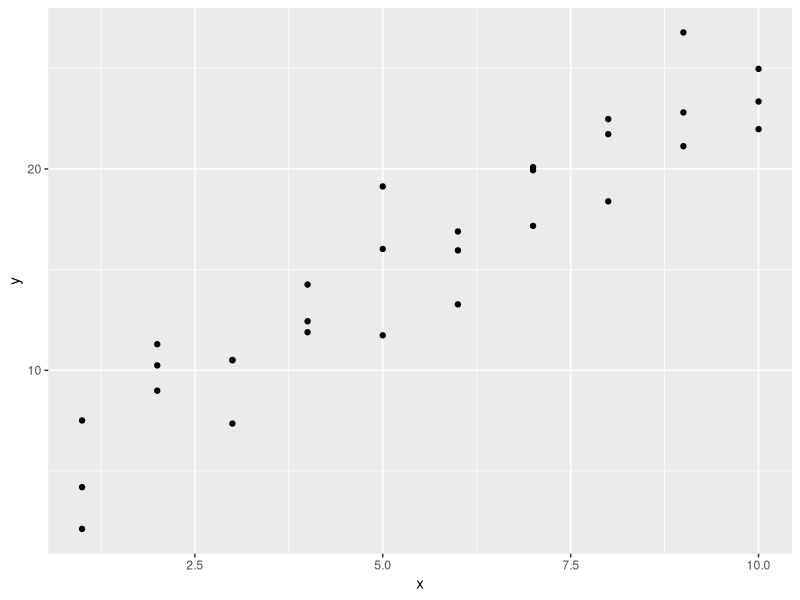
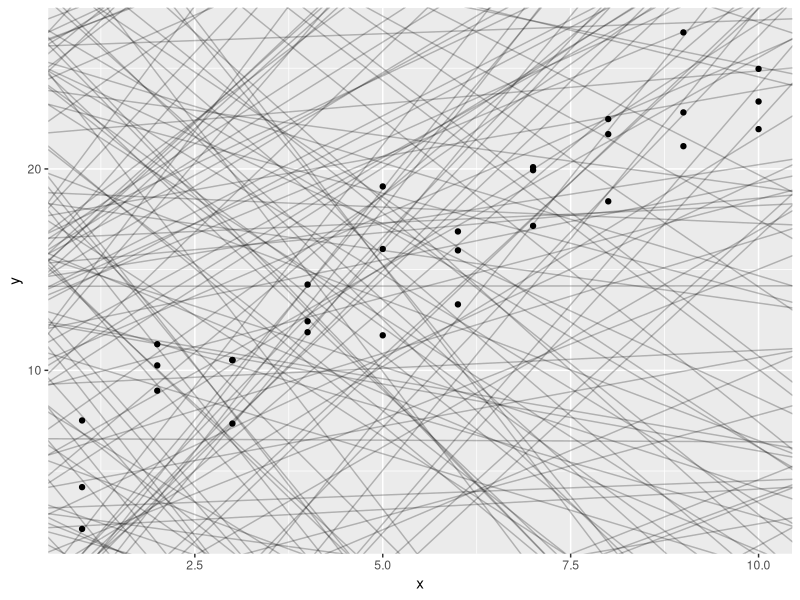
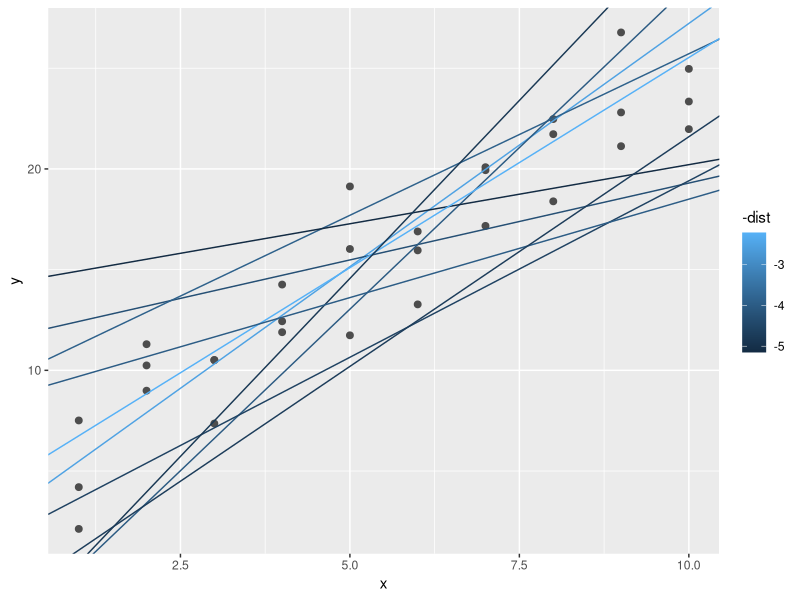
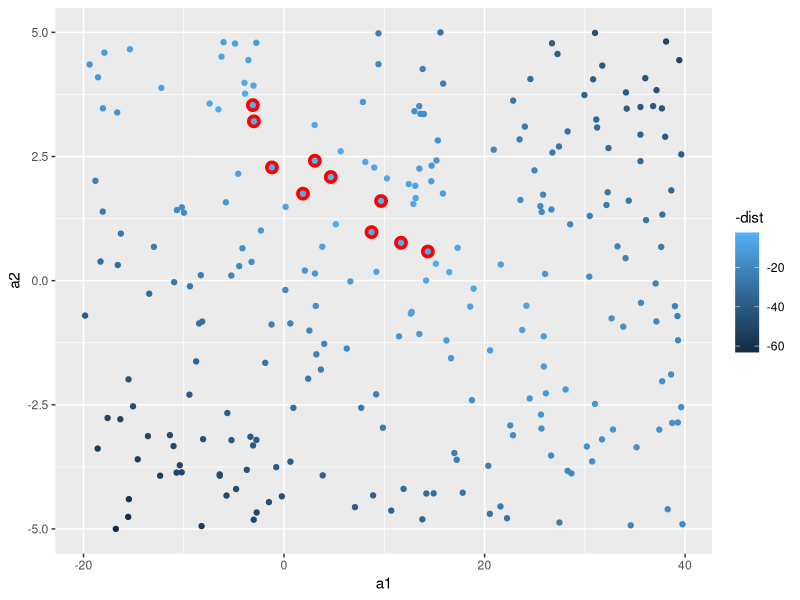
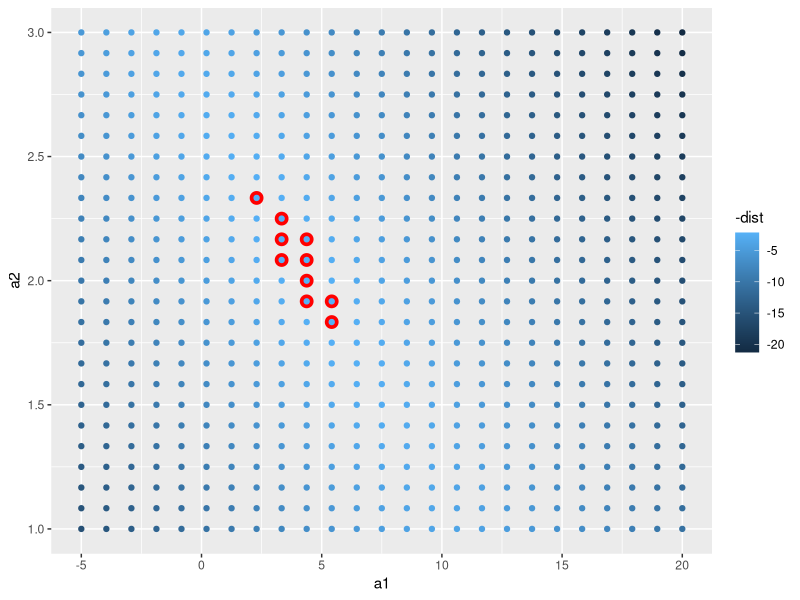
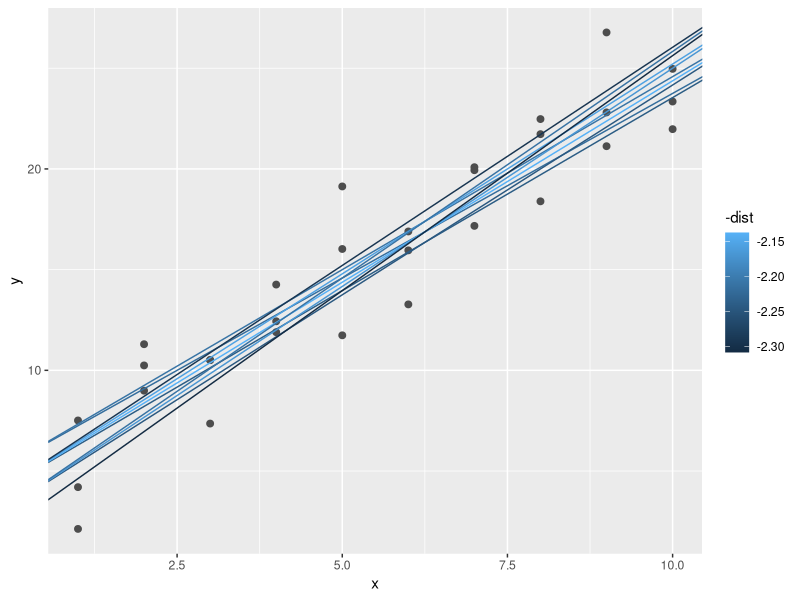
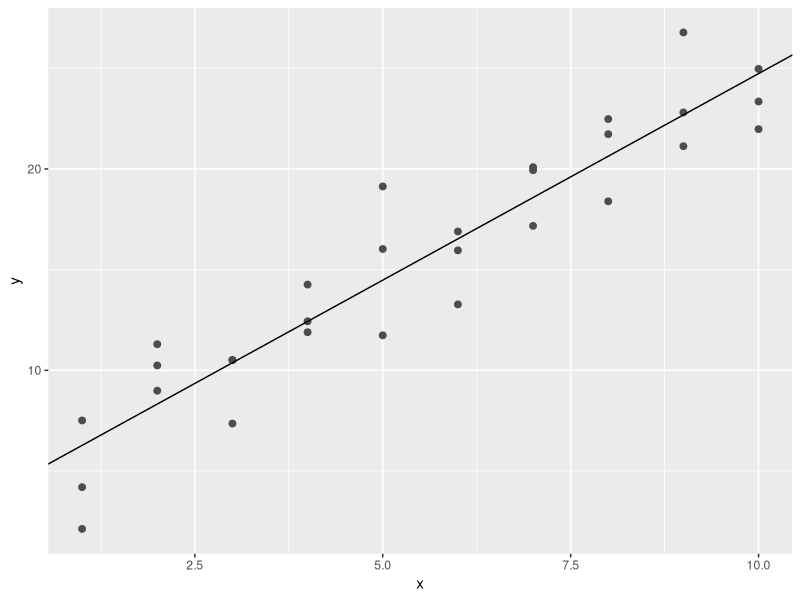
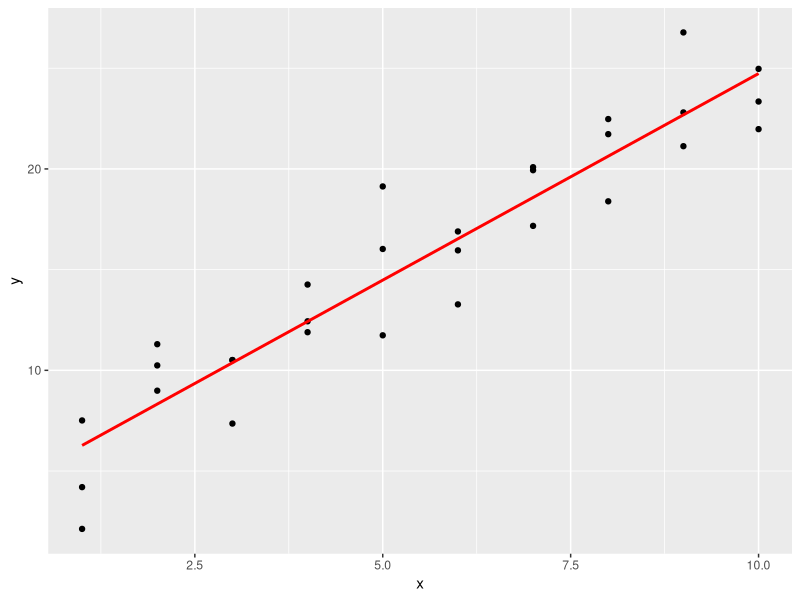

These charts were generated, in order, by the following R code:
## ---- chunk 1
knitr::opts_chunk$set(echo = TRUE,
                       warning = FALSE, message = FALSE)
## ---- chunk 2
library(tidyverse)
library(modelr)
options(na.action = na.warn)
## ---- chunk 3
ggplot(sim1, aes(x, y)) +
  geom_point()
## ---- chunk 4
models <- tibble(
  a1 = runif(250, -20, 40),
  a2 = runif(250, -5, 5)
)
## ---- chunk 5
ggplot(sim1, aes(x, y)) +
  geom_abline(
    aes(intercept = a1, slope = a2),
    data = models, alpha = 1/4
  ) +
  geom_point()
## ---- chunk 6
model1 <- function(a, data) {
  a[1] + data$x * a[2]
}
## ---- chunk 7
model1(c(7, 1.5), sim1)
## ---- chunk 8
measure_distance <- function(mod, data) {
  diff <- data$y - model1(mod, data)
  sqrt(mean(diff ^ 2))
}
## ---- chunk 9
measure_distance(c(7, 1.5), sim1)
## ---- chunk 10
sim1_dist <- function(a1, a2) {
  measure_distance(c(a1, a2), sim1)
}
## ---- chunk 11
models <- models %>%
  mutate(dist = purrr::map2_dbl(a1, a2, sim1_dist))
## ---- chunk 12
models
## ---- chunk 13
ggplot(sim1, aes(x, y)) +
  geom_point(size = 2, color = "grey30") +
  geom_abline(
    aes(intercept = a1, slope = a2, color = -dist),
    data = filter(models, rank(dist) <= 10)
  )
## ---- chunk 14
ggplot(models, aes(a1, a2)) +
  geom_point(
    data = filter(models, rank(dist) <= 10),
    size = 4, color = "red"
  ) + 
  geom_point(aes(colour = -dist))
## ---- chunk 15
grid <- expand.grid(
  a1 = seq(-5, 20, length = 25),
  a2 = seq(1, 3, length = 25)
) %>%
  mutate(dist = purrr::map2_dbl(a1, a2, sim1_dist))
## ---- chunk 16
grid %>%
  ggplot(aes(a1, a2)) +
  geom_point(
    data = filter(grid, rank(dist) <= 10),
    size = 4, colour = "red"
  ) +
  geom_point(aes(color = -dist))
## ---- chunk 17
ggplot(sim1, aes(x, y)) +
  geom_point(size = 2, color = "grey30") +
  geom_abline(
    aes(intercept = a1, slope = a2, color = -dist),
    data = filter(grid, rank(dist) <= 10)
  )
## ---- chunk 18
best <- optim(c(0, 0), measure_distance, data = sim1)
## ---- chunk 19
best$par
## ---- chunk 20
ggplot(sim1, aes(x, y)) +
  geom_point(size = 2, color = "grey30") +
  geom_abline(intercept = best$par[1], slope = best$par[2])
## ---- chunk 21
sim1_mod <- lm(y ~ x, data = sim1)
## ---- chunk 22
coef(sim1_mod)
## ---- chunk 23
grid <- sim1 %>%
  data_grid(x)
## ---- chunk 24
grid
## ---- chunk 25
grid <- grid %>%
  add_predictions(sim1_mod)
## ---- chunk 26
grid
## ---- chunk 27
ggplot(sim1, aes(x)) +
  geom_point(aes(y = y)) +
  geom_line(
    aes(y = pred),
    data = grid,
    colour = "red",
    size = 1
  )
## ---- chunk 28
sim1 <- sim1 %>%
  add_residuals(sim1_mod)
## ---- chunk 29
sim1
## ---- chunk 30
ggplot(sim1, aes(resid)) +
  geom_freqpoly(binwidth = 0.5)
## ---- chunk 31
ggplot(sim1, aes(x, resid)) +
  geom_ref_line(h = 0) +
  geom_point()
## ---- chunk 32
df <- tribble(
  ~y, ~x1, ~x2,
  4,2,5,
  5,1,6
)
## ---- chunk 33
model_matrix(df, y ~ x1)
## ---- chunk 34
model_matrix(df, y ~ x1 - 1)
## ---- chunk 35
model_matrix(df, y ~ x1 + x2)
## ---- chunk 36
df <- tribble(
  ~ sex, ~ response,
  "male", 1,
  "female", 2,
  "male", 1
)
## ---- chunk 37
model_matrix(df, response ~ sex)
## ---- chunk 38
ggplot(sim2) +
  geom_point(aes(x, y))
## ---- chunk 39
mod2 <- lm(y ~ x, data = sim2)
## ---- chunk 40
grid <- sim2 %>%
  data_grid(x) %>%
  add_predictions(mod2)
## ---- chunk 41
grid
## ---- chunk 42
ggplot(sim2, aes(x)) +
  geom_point(aes(y = y)) +
  geom_point(
    data = grid,
    aes(y = pred),
    color = "red",
    size=4 
  )
## ---- chunk 43
ggplot(sim3, aes(x1, y)) +
  geom_point(aes(color = x2))
## ---- chunk 44
mod1 <- lm(y ~ x1 + x2, data = sim3)
## ---- chunk 45
mod2 <- lm(y ~ x1 * x2, data = sim3)
## ---- chunk 46
grid <- sim3 %>%
  data_grid(x1, x2) %>%
  gather_predictions(mod1, mod2)
## ---- chunk 47
grid
## ---- chunk 48
ggplot(sim3, aes(x1, y, color = x2)) +
  geom_point() +
  geom_line(data = grid, aes(y = pred)) +
  facet_wrap(~ model)
## ---- chunk 49
sim3 <- sim3 %>%
  gather_residuals(mod1, mod2)
## ---- chunk 50
ggplot(sim3, aes(x1, resid, color = x2)) +
  geom_point() +
  facet_grid(model ~ x2)
## ---- chunk 51
mod1 <- lm(y ~ x1 + x2, data = sim4)
## ---- chunk 52
mod2 <- lm(y ~ x1 * x2, data = sim4)
## ---- chunk 53
grid <- sim4 %>%
  data_grid(
    x1 = seq_range(x1, 5),
    x2 = seq_range(x2, 5)
  ) %>%
  gather_predictions(mod1, mod2)
## ---- chunk 54
grid
## ---- chunk 55
seq_range(c(0.0123, 0.923423), n = 5)
## ---- chunk 56
seq_range(c(0.0123, 0.923423), n = 5, pretty = TRUE)
## ---- chunk 57
x1 <- rcauchy(100)
## ---- chunk 58
seq_range(x1, n = 5)
## ---- chunk 59
seq_range(x1, n = 5, trim = 0.10)
## ---- chunk 60
seq_range(x1, n = 5, trim = 0.25)
## ---- chunk 61
seq_range(x1, n = 5, trim = 0.50)
## ---- chunk 62
x2 <- c(0, 1)
## ---- chunk 63
seq_range(x2, n = 5)
## ---- chunk 64
seq_range(x2, n = 5, expand = 0.10)
## ---- chunk 65
seq_range(x2, n = 5, expand = 0.25)
## ---- chunk 66
seq_range(x2, n = 5, expand = 0.50)
## ---- chunk 67
ggplot(grid, aes(x1, x2)) +
  geom_tile(aes(fill = pred)) +
  facet_wrap(~ model)
## ---- chunk 68
ggplot(grid, aes(x1, pred, color = x2, group = x2)) +
  geom_line() +
  facet_wrap(~ model)
## ---- chunk 69
ggplot(grid, aes(x2, pred, color = x1, group = x1)) +
  geom_line() +
  facet_wrap(~ model)
## ---- chunk 70
df <- tribble(
  ~y, ~x,
  1, 1,
  2, 2,
  3, 3
)
## ---- chunk 71
model_matrix(df, y ~ x^2 + x)
## ---- chunk 72
model_matrix(df, y ~ I(x^2) + x)
## ---- chunk 73
model_matrix(df, y ~ poly(x, 2))
## ---- chunk 74
library(splines)
## ---- chunk 75
model_matrix(df, y ~ ns(x, 2))
## ---- chunk 76
sim5 <- tibble(
  x = seq(0, 3.5 * pi, length = 50),
  y = 4 * sin(x) + rnorm(length(x))
)
## ---- chunk 77
ggplot(sim5, aes(x, y)) +
  geom_point()
## ---- chunk 78
mod1 <- lm(y ~ ns(x, 1), data = sim5)
## ---- chunk 79
mod2 <- lm(y ~ ns(x, 2), data = sim5)

## ---- chunk 80
mod3 <- lm(y ~ ns(x, 3), data = sim5)
## ---- chunk 81
mod4 <- lm(y ~ ns(x, 4), data = sim5)
## ---- chunk 82
mod5 <- lm(y ~ ns(x, 5), data = sim5)
## ---- chunk 83
grid <- sim5 %>%
  data_grid(x = seq_range(x, n = 50, expand = 0.1)) %>%
  gather_predictions(mod1, mod2, mod3, mod4, mod5, .pred = "y")
## ---- chunk 84
ggplot(sim5, aes(x, y)) +
  geom_point() +
  geom_line(data = grid, color = "red") +
  facet_wrap(~ model)
## ---- chunk 85
df <- tribble(
  ~x, ~y,
  1, 2.2,
  2, NA,
  3, 3.5,
  4, 8.3,
  NA, 10
)
## ---- chunk 86
mod <- lm(y ~ x, data = df)
## ---- chunk 87
mod <- lm(y ~ x, data = df, na.action = na.exclude)
## ---- chunk 88
nobs(mod)
